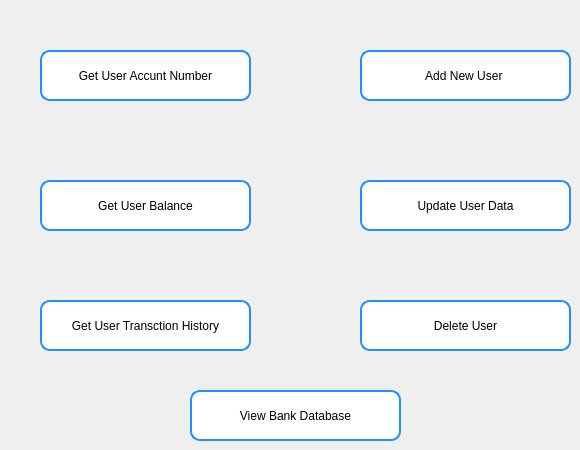
       <widget class="QWidget" name="page_3">
        <widget class="QPushButton" name="pBGetUserAccuntNumberAdmin">
         <property name="geometry">
          <rect>
           <x>40</x>
           <y>50</y>
           <width>211</width>
           <height>51</height>
          </rect>
         </property>
         <property name="styleSheet">
          <string notr="true">border-radius: 10px;  /* Adjust this value to control the curvature */
    border: 2px solid #1E90FF;  /* Border color: Dodger Blue */
background-color: rgb(255, 255, 255);
    padding: 5px;  /* Adjust padding as needed */
    font: 600 italic 12pt &quot;Segoe UI&quot;;  /* Font settings */
    color: rgb(0, 0, 0);  /* Text color */</string>
         </property>
         <property name="text">
          <string>Get User Accunt Number</string>
         </property>
        </widget>
        <widget class="QPushButton" name="Pd_GetUserBalanceAdmin">
         <property name="geometry">
          <rect>
           <x>40</x>
           <y>180</y>
           <width>211</width>
           <height>51</height>
          </rect>
         </property>
         <property name="styleSheet">
          <string notr="true">border-radius: 10px;  /* Adjust this value to control the curvature */
    border: 2px solid #1E90FF;  /* Border color: Dodger Blue */
background-color: rgb(255, 255, 255);
    padding: 5px;  /* Adjust padding as needed */
    font: 600 italic 12pt &quot;Segoe UI&quot;;  /* Font settings */
    color: rgb(0, 0, 0);  /* Text color */</string>
         </property>
         <property name="text">
          <string>Get User Balance</string>
         </property>
        </widget>
        <widget class="QPushButton" name="Pd_GetUserTransctionHistoryAdmin">
         <property name="geometry">
          <rect>
           <x>40</x>
           <y>300</y>
           <width>211</width>
           <height>51</height>
          </rect>
         </property>
         <property name="styleSheet">
          <string notr="true">border-radius: 10px;  /* Adjust this value to control the curvature */
    border: 2px solid #1E90FF;  /* Border color: Dodger Blue */
background-color: rgb(255, 255, 255);
    padding: 5px;  /* Adjust padding as needed */
    font: 600 italic 12pt &quot;Segoe UI&quot;;  /* Font settings */
    color: rgb(0, 0, 0);  /* Text color */</string>
         </property>
         <property name="text">
          <string>Get User Transction History</string>
         </property>
        </widget>
        <widget class="QPushButton" name="Pd_AddNewUserAdmin">
         <property name="geometry">
          <rect>
           <x>360</x>
           <y>50</y>
           <width>211</width>
           <height>51</height>
          </rect>
         </property>
         <property name="styleSheet">
          <string notr="true">border-radius: 10px;  /* Adjust this value to control the curvature */
    border: 2px solid #1E90FF;  /* Border color: Dodger Blue */
background-color: rgb(255, 255, 255);
    padding: 5px;  /* Adjust padding as needed */
    font: 600 italic 12pt &quot;Segoe UI&quot;;  /* Font settings */
    color: rgb(0, 0, 0);  /* Text color */</string>
         </property>
         <property name="text">
          <string>Add New User </string>
         </property>
        </widget>
        <widget class="QPushButton" name="Pd_UpdateUserDataAdmin">
         <property name="geometry">
          <rect>
           <x>360</x>
           <y>180</y>
           <width>211</width>
           <height>51</height>
          </rect>
         </property>
         <property name="styleSheet">
          <string notr="true">border-radius: 10px;  /* Adjust this value to control the curvature */
    border: 2px solid #1E90FF;  /* Border color: Dodger Blue */
background-color: rgb(255, 255, 255);
    padding: 5px;  /* Adjust padding as needed */
    font: 600 italic 12pt &quot;Segoe UI&quot;;  /* Font settings */
    color: rgb(0, 0, 0);  /* Text color */</string>
         </property>
         <property name="text">
          <string>Update User Data</string>
         </property>
        </widget>
        <widget class="QPushButton" name="Pd_DeleteUserAdmin">
         <property name="geometry">
          <rect>
           <x>360</x>
           <y>300</y>
           <width>211</width>
           <height>51</height>
          </rect>
         </property>
         <property name="styleSheet">
          <string notr="true">border-radius: 10px;  /* Adjust this value to control the curvature */
    border: 2px solid #1E90FF;  /* Border color: Dodger Blue */
background-color: rgb(255, 255, 255);
    padding: 5px;  /* Adjust padding as needed */
    font: 600 italic 12pt &quot;Segoe UI&quot;;  /* Font settings */
    color: rgb(0, 0, 0);  /* Text color */</string>
         </property>
         <property name="text">
          <string>Delete User</string>
         </property>
        </widget>
        <widget class="QPushButton" name="pbGet_ViewBankDatabase">
         <property name="geometry">
          <rect>
           <x>190</x>
           <y>390</y>
           <width>211</width>
           <height>51</height>
          </rect>
         </property>
         <property name="styleSheet">
          <string notr="true">border-radius: 10px;  /* Adjust this value to control the curvature */
    border: 2px solid #1E90FF;  /* Border color: Dodger Blue */
background-color: rgb(255, 255, 255);
    padding: 5px;  /* Adjust padding as needed */
    font: 600 italic 12pt &quot;Segoe UI&quot;;  /* Font settings */
    color: rgb(0, 0, 0);  /* Text color */</string>
         </property>
         <property name="text">
          <string>View Bank Database</string>
         </property>
        </widget>
       </widget>
